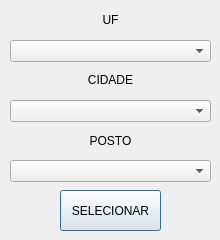
<?xml version="1.0" encoding="UTF-8"?>
<ui version="4.0">
 <class>dialogANA</class>
 <widget class="QDialog" name="dialogANA">
  <property name="geometry">
   <rect>
    <x>0</x>
    <y>0</y>
    <width>220</width>
    <height>240</height>
   </rect>
  </property>
  <property name="minimumSize">
   <size>
    <width>220</width>
    <height>240</height>
   </size>
  </property>
  <property name="maximumSize">
   <size>
    <width>220</width>
    <height>240</height>
   </size>
  </property>
  <property name="windowTitle">
   <string>UFCA-IDF</string>
  </property>
  <property name="windowIcon">
   <iconset resource="../resources.qrc">
    <normaloff>:/plugins/UFCA_IDF/imagens/icon.png</normaloff>:/plugins/UFCA_IDF/imagens/icon.png</iconset>
  </property>
  <widget class="QComboBox" name="boxUF">
   <property name="geometry">
    <rect>
     <x>10</x>
     <y>40</y>
     <width>201</width>
     <height>22</height>
    </rect>
   </property>
  </widget>
  <widget class="QComboBox" name="boxCidade">
   <property name="geometry">
    <rect>
     <x>10</x>
     <y>100</y>
     <width>201</width>
     <height>22</height>
    </rect>
   </property>
  </widget>
  <widget class="QComboBox" name="boxPosto">
   <property name="geometry">
    <rect>
     <x>10</x>
     <y>160</y>
     <width>201</width>
     <height>22</height>
    </rect>
   </property>
  </widget>
  <widget class="QLabel" name="label_3">
   <property name="geometry">
    <rect>
     <x>10</x>
     <y>70</y>
     <width>201</width>
     <height>20</height>
    </rect>
   </property>
   <property name="text">
    <string>CIDADE</string>
   </property>
   <property name="alignment">
    <set>Qt::AlignCenter</set>
   </property>
  </widget>
  <widget class="QLabel" name="label_2">
   <property name="geometry">
    <rect>
     <x>10</x>
     <y>130</y>
     <width>201</width>
     <height>21</height>
    </rect>
   </property>
   <property name="text">
    <string>POSTO</string>
   </property>
   <property name="alignment">
    <set>Qt::AlignCenter</set>
   </property>
  </widget>
  <widget class="QLabel" name="label">
   <property name="geometry">
    <rect>
     <x>10</x>
     <y>10</y>
     <width>201</width>
     <height>20</height>
    </rect>
   </property>
   <property name="text">
    <string>UF</string>
   </property>
   <property name="alignment">
    <set>Qt::AlignCenter</set>
   </property>
  </widget>
  <widget class="QPushButton" name="btnSelecionar">
   <property name="geometry">
    <rect>
     <x>60</x>
     <y>190</y>
     <width>101</width>
     <height>41</height>
    </rect>
   </property>
   <property name="text">
    <string>SELECIONAR</string>
   </property>
  </widget>
 </widget>
 <resources/>
 <connections/>
</ui>
